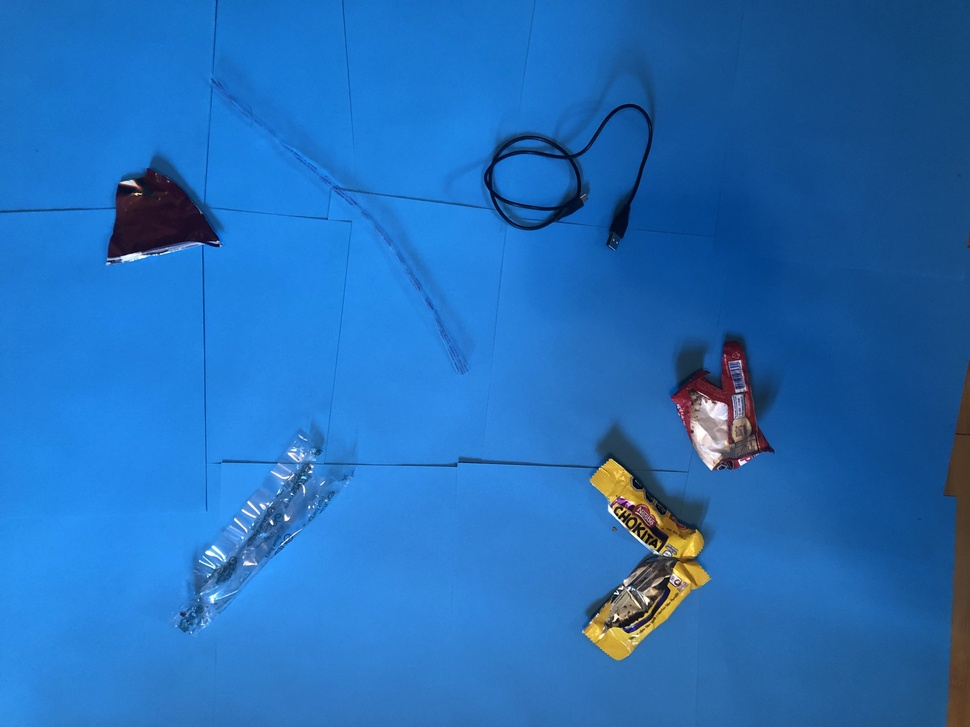
#> input picture Images/demo.jpg, 970 x 727 px, shrunk from 4032 x 3024 before the run
$ python plastic_detection.py
#> lines starting #> are read from the running program, lines starting #| are printed output that depends on the picture; after the words box and inside, x2 and y2 are one past the last pixel; in counts of white or black regions, pixels touching at a corner belong together; long printed decimals are rounded
import sys,os
import cv2
import numpy as np
from PIL import Image, ImageEnhance
import time
def plastic_detection(img_file_path):
#> called with img_file_path = 'Images/demo.jpg'
    absolutepath = os.path.abspath(__file__)
    parentDirectory = os.path.dirname(os.path.dirname(absolutepath))
    fileName = os.path.join(parentDirectory, img_file_path).replace("\\","/")
    # Reading the image
    img = cv2.imread(fileName)
#> img is the input picture: shape (727, 970, 3); mean B, G, R 183.5, 108.9, 35.9

    # convert to hsv colorspace
    hsv = cv2.cvtColor(img, cv2.COLOR_BGR2HSV)
#> hsv: shape (727, 970, 3); mean H, S, V 104.1, 206.9, 185.1
    saturation = hsv[:, :, 1].mean()
#> saturation = 206.9
    print(saturation)
#| 206.854
    # lower bound and upper bound for Blue

    lower_bound_b = np.array([100,60,70])
    upper_bound_b = np.array([130,255,255])
    # find the colors within the boundaries
    mask = cv2.inRange(hsv, lower_bound_b, upper_bound_b)
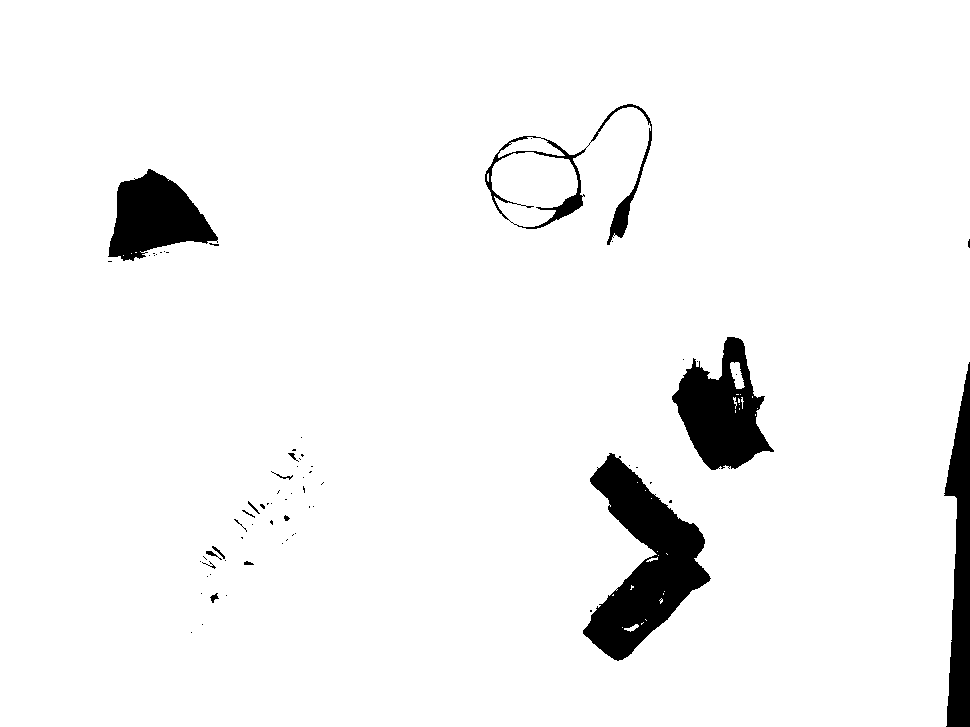
#> mask: shape (727, 970); 95.2% white; 70 black regions (54 under 20 px), largest, box (x1, y1, x2, y2) and area: (583, 453, 711, 661) 11855, (672, 337, 774, 470) 7295, (108, 169, 218, 261) 5980


    #mask = mask_g + mask_r + mask_b
    mask = cv2.bitwise_not(mask)


#> (the run stopped early here; a loop or call above may not have finished)
